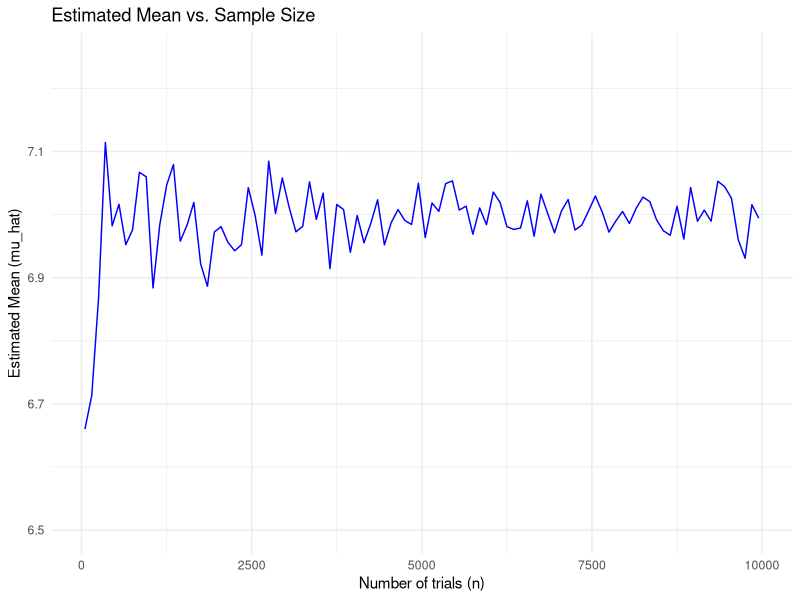
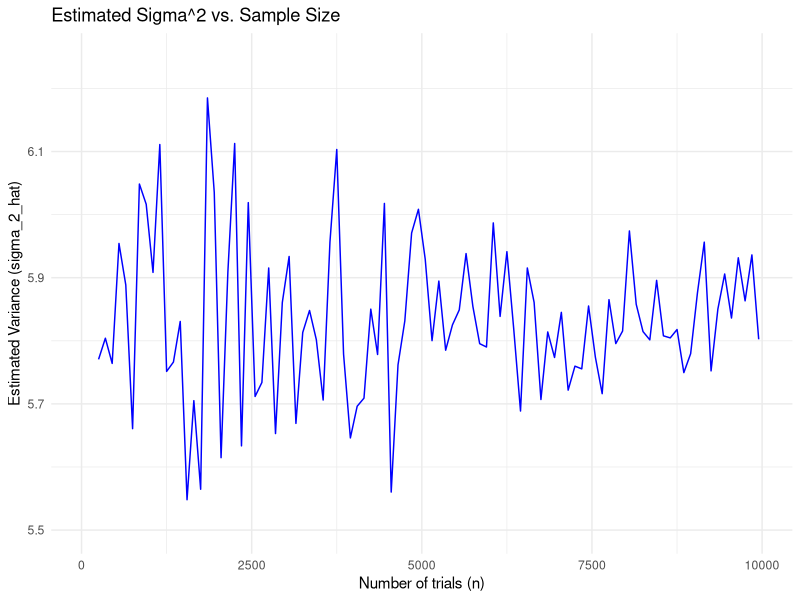

Write the R code that produced these figures, in order.
## ---- chunk 1
#| echo: false
library(ggplot2)

## ---- chunk 2
#| label: Prob-table1
#| echo: false
i <- 2:12
x_i <- rep("", length(i))
prob <- ""
Prob_table <- rbind(x_i, prob)
Prob_table <- as.data.frame(Prob_table)
names(Prob_table) <- as.character(i)

knitr::kable(Prob_table)
## ---- chunk 3
#| label: Prob-table2
#| code-fold: true
i <- 2:12
x_i <- c(1,2,3,4,5,6,5,4,3,2,1) # Number of different ways
prob <- (1/6)*(1/6)*x_i # Think about why here
prob <- round(prob, 3)
x_i <- as.character(x_i)
Prob_table <- rbind(x_i, prob)
Prob_table <- as.data.frame(Prob_table)
names(Prob_table) <- as.character(i)

knitr::kable(Prob_table)
## ---- chunk 4
#| echo: true
x_i <- c(1,2,3,4,5,6,5,4,3,2,1) # Number of different ways
prob <- (1/6)*(1/6)*x_i # Think about why here
x <- 2:12
## ---- chunk 5
#| echo: true
mu = sum(x * prob)
mu
sigma_2 = sum((x-mu)^2*prob)
sigma_2
## ---- chunk 6
#| echo: true
#| code-fold: true
set.seed(1234)

n = 1000 #sample size
sim_data = rep(0,n)
for (i in 1:n){
	sum_of_two <- sum(sample(1:6, 2, TRUE))
	sim_data[i] = sum_of_two
}

head(sim_data)

## ---- chunk 7
#| echo: true
#| code-fold: true
set.seed(1234)

n = 1000 #sample size
sim_data <- replicate(n,{
	sum_of_two <- sum(sample(1:6, 2, TRUE))
	sum_of_two
})

head(sim_data)

## ---- chunk 8
#| echo: true
sim_table<-table(sim_data)
sim_table
x <- 2:12 # possible values
prob_est = sim_table/n
prob_est
mu_hat = sum(prob_est * x)
mu_hat
sigma_2_hat = sum( (x-mu_hat)^2*prob_est )
sigma_2_hat
## ---- chunk 9
#| echo: true
#| code-fold: true
sim_fn <- function(n=1000){
sim_data <- replicate(n,{
	sum_of_two <- sum(sample(1:6, 2, TRUE))
	sum_of_two
})


sim_table <- table(sim_data) # Try this with small n, and show how we can fix it

# sim_table <- table(factor(sim_data, levels = x))  # Ensure all values appear (important to avoid error)


x <- 2:12 # possible values
prob_est = sim_table/n
mu_hat = sum(prob_est * x)
sigma_2_hat = sum( (x-mu_hat)^2*prob_est )

return(c(mu_hat, sigma_2_hat))
}
## ---- chunk 10
#| echo: true
sim_fn(100)
sim_fn(1000)
sim_fn(10000)
## ---- chunk 11
#| echo: true
#| code-fold: true
n_values = seq(50, 10000, 100)
sim_mu = rep(0, length(n_values))
sim_sigma_2 = rep(0, length(n_values))

for (i in 1:length(n_values)){
	sim_results <- sim_fn(n_values[i]) 
	sim_mu[i] = sim_results[1]
	sim_sigma_2[i] = sim_results[2]
}

sim_data <- data.frame(n_values, sim_mu)
## ---- chunk 12
#| echo: true
#| code-fold: true
# mu hat plot
ggplot(sim_data, aes(x = n_values, y = sim_mu)) +
  ylim(6.5,7.25) + 
  geom_line(color = "blue") +
  labs(title = "Estimated Mean vs. Sample Size",
       x = "Number of trials (n)",
       y = "Estimated Mean (mu_hat)") +
  theme_minimal()
## ---- chunk 13
#| code-fold: true
#| #| echo: true
sim_data <- data.frame(n_values, sim_sigma_2)
# sigma^2 hat plot
ggplot(sim_data, aes(x = n_values, y = sim_sigma_2)) +
  ylim(5.5,6.25) + 
  geom_line(color = "blue") +
  labs(title = "Estimated Sigma^2 vs. Sample Size",
       x = "Number of trials (n)",
       y = "Estimated Variance (sigma_2_hat)") +
  theme_minimal()
